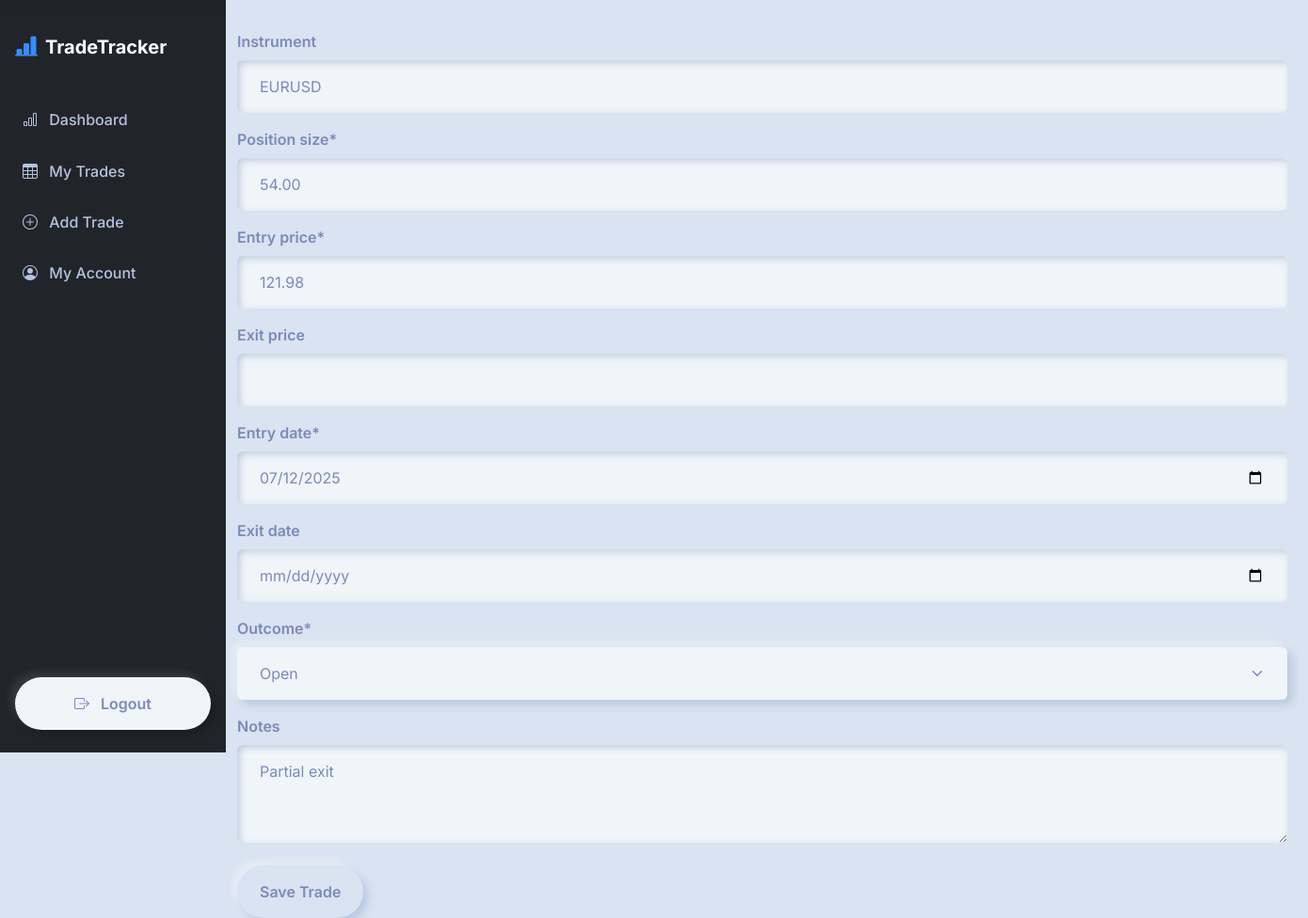
Page /trades/edit/97/ (signed in) on the committed database.
### trades/models.py (models this page shows, shortened)
class Trade(models.Model):
    user = models.ForeignKey(User, on_delete=models.CASCADE)
    instrument = models.CharField(max_length=100)
    position_size = models.DecimalField(max_digits=10, decimal_places=2)
    entry_price = models.DecimalField(max_digits=10, decimal_places=2)
    exit_price = models.DecimalField(
        max_digits=10, decimal_places=2, null=True, blank=True
    )
    entry_date = models.DateField()
    exit_date = models.DateField(null=True, blank=True)
    outcome = models.CharField(
        max_length=10, choices=[("win", "Win"), ("loss", "Loss"), ("open", "Open")]
    )
    notes = models.TextField(blank=True)

### trades/views.py (the view)
# urls.py: path("trades/edit/<int:pk>/", views.edit_trade, name="edit_trade"),
@login_required
def edit_trade(request, pk):
    trade = get_object_or_404(Trade, pk=pk, user=request.user)
    form = TradeForm(request.POST or None, instance=trade)
    if form.is_valid():
        form.save()
        messages.success(request, "Trade updated successfully.")
        return redirect("trade_list")
    return render(request, "trades/add_trade.html", {"form": form})

### trades/templates/trades/add_trade.html (shortened to what this page needs)
{% extends 'trades/base.html' %}
{% load crispy_forms_tags %}
{% block content %}
<form method="post" novalidate>
  <div class="mb-3">
    <label for="id_instrument" class="form-label">Instrument</label>
    <input
      type="text"
      id="id_instrument"
      name="instrument"
      list="instrument-list"
      class="form-control"
      placeholder="Start typing ticker…"
      value="{{ form.instrument.value|default_if_none:'' }}"
      required
    >
  </div>
  {{ form.position_size|as_crispy_field }}
  {{ form.entry_price|as_crispy_field }}
  {{ form.exit_price|as_crispy_field }}
  {{ form.entry_date|as_crispy_field }}
  {{ form.exit_date|as_crispy_field }}
  {{ form.outcome|as_crispy_field }}
  {{ form.notes|as_crispy_field }}
  <button type="submit" class="btn btn-primary mt-2">Save Trade</button>
</form>
{% endblock %}

### trades/static/trades/css/main.css (style rules this page uses)
:root { --sidebar-width: 240px; }
body { font-family: 'Inter', sans-serif; margin: 0; padding: 0; }

### rows in the picture
Trade: instrument "EURUSD", position_size "54.00", entry_price "121.98", entry_date "07/12/2025", outcome "Open", notes "Partial exit"
